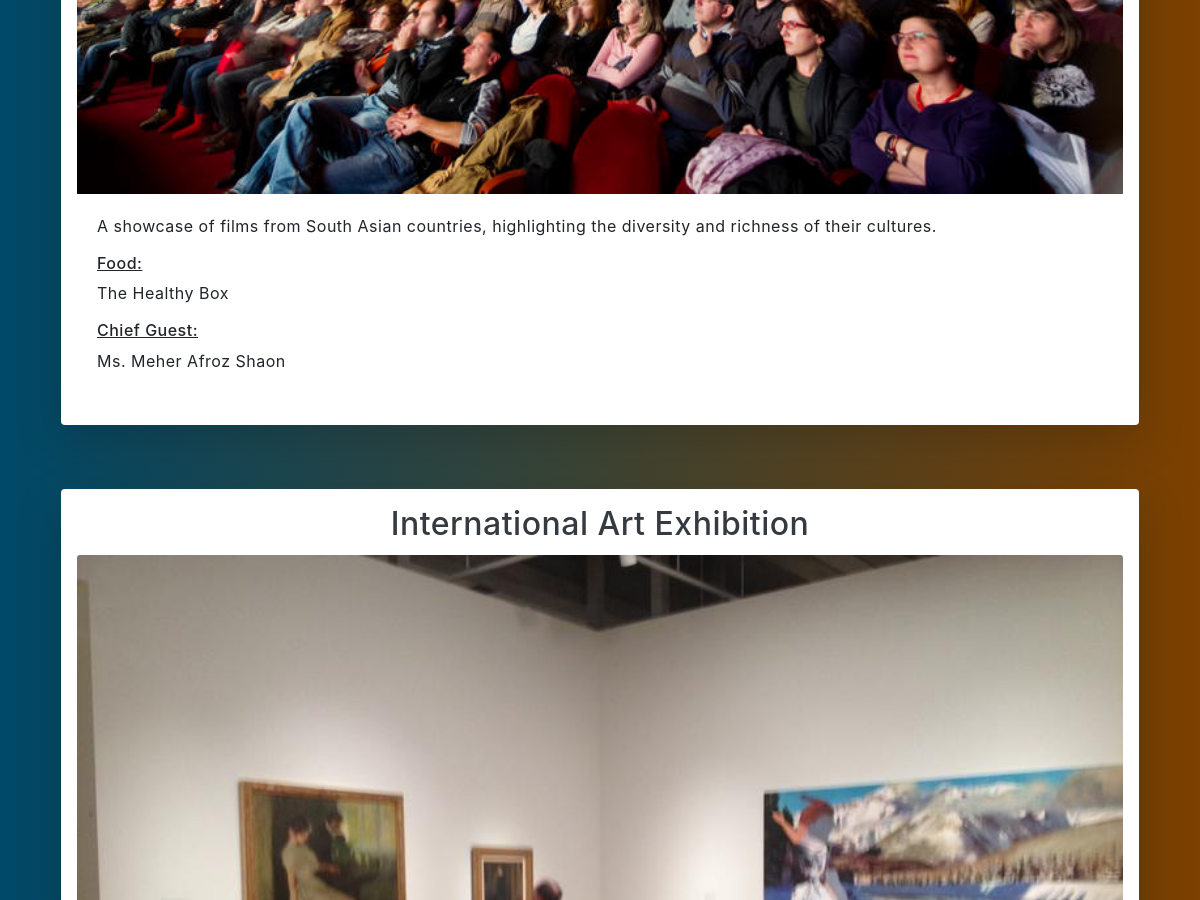
The app's page /culture (middle part), older data.
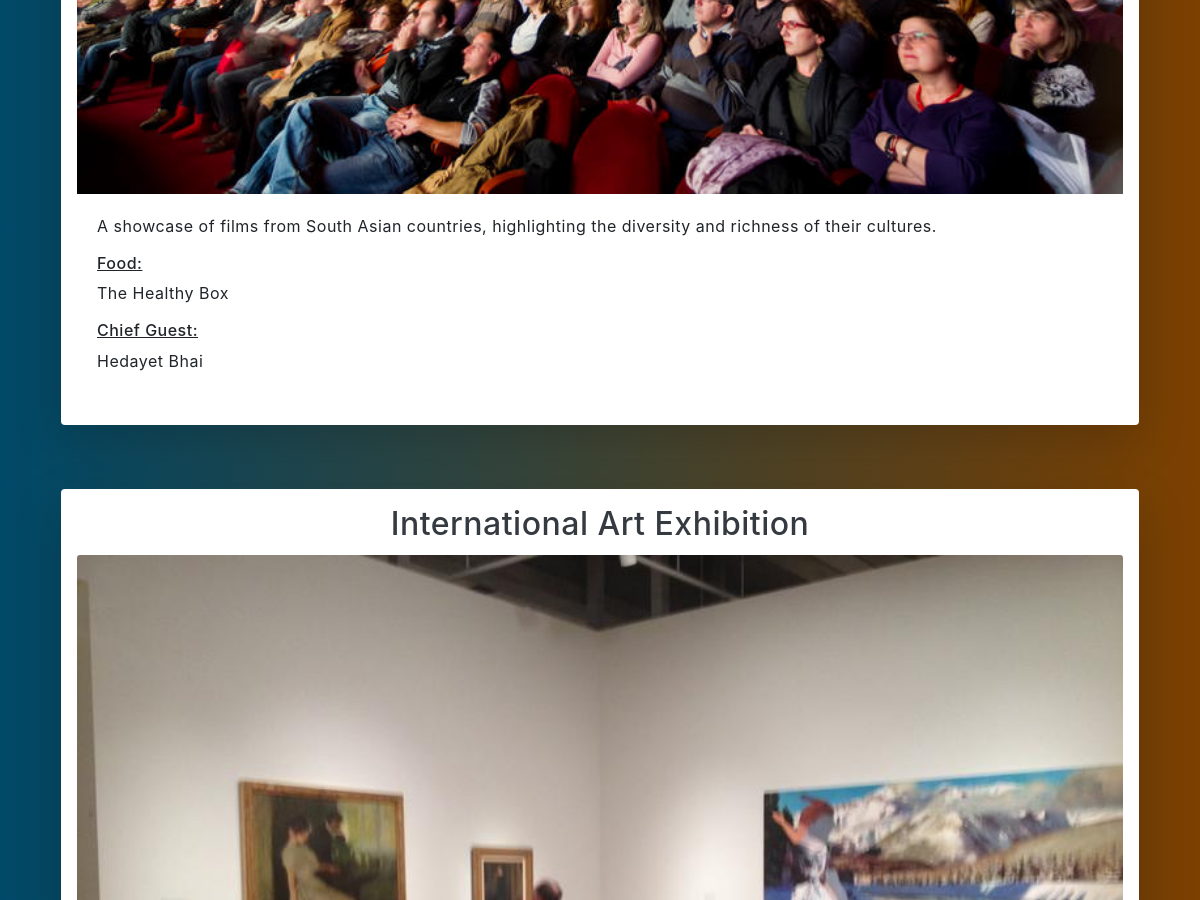
The same page, newer data.
### website/models.py (models this page shows, shortened)
class Culture(models.Model):
    event_type = models.CharField(max_length = 300)
    desc = models.TextField()
    image = models.ImageField(upload_to = 'culture_image')
    food = models.ForeignKey('website.Food', on_delete = models.CASCADE, default = "")
    chief_guest = models.CharField(max_length = 100)
    user = models.ForeignKey(User, on_delete = models.CASCADE, default = " ")

class Food(models.Model):
    package = models.CharField(max_length = 200)
    item1 = models.CharField(max_length = 50)
    item2 = models.CharField(max_length = 50)
    item3 = models.CharField(max_length = 50)
    item4 = models.CharField(max_length = 50)
    pack_price = models.IntegerField()
    def __str__(self):
        return self.package

### website/views.py (the view)
# urls.py: path("culture", views.culture, name = "culture"),
def culture(request):
    cul = Culture.objects.all()
    return render(request, 'culture.html', {'cu': cul})

### website/templates/culture.html (shortened to what this page needs)
{% extends 'base.html'%}
{% load static %}
{% block content%}
<body>
    <main>
        <div class='col-sm-12'>
            <section class="culture-dop">
                <div class="container ">
                    <div class="row">
                    {% for culture in cu %}
                    <div class="col-md-12 p-6">
                        <div class="card-group">
                            <div class="card p-3 m-3 shadow-lg p-3 mb-5 bg-white rounded">
                                <h2 class="card-title text-center text-dark">{{culture.event_type}}</h2>
                                <img src="{{culture.image.url}}"  class="card-img-top">
                            <div class="card-body">
                                <p>{{culture.desc}}</p>
                                <p><h6><u>Food:</u></h6>{{culture.food}}</p>
                                <p><h6><u>Chief Guest:</u></h6>{{culture.chief_guest}}</p>
                            </div>
                            </div>
                        </div>
                    </div>
                    {% endfor %}
                    </div>
                </div>
            </section>
        </div>
    </main>
</body>
{% endblock content%}

### website/templates/base.html (shortened to what this page needs)
<!doctype html>
<html lang="en" xmlns="http://www.w3.org/1999/html">
<head>
  <link rel="stylesheet" href="https://use.fontawesome.com/releases/v5.0.7/css/all.css">
  <link rel="stylesheet" href="https://cdn.jsdelivr.net/npm/bootstrap@4.6.0/dist/css/bootstrap.min.css"
>
  <link rel="stylesheet" href="https://cdnjs.cloudflare.com/ajax/libs/font-awesome/5.15.3/css/all.min.css"
 />
  <link rel="stylesheet" href="/static/evenstyle.css">
</head>
<body>
  {% block content %}
  {% endblock content %}
</body>
</html>

### website/static/evenstyle.css (style rules this page uses)
body { background: linear-gradient(0.25turn, #004968, #7c4000); }
.card { border: 0; -webkit-transition: all .3s ease; transition: all .3s ease; letter-spacing: .5px; border-radius: 8px; -webkit-box-shadow: 1px 5px 24px 0 rgba(68,102,242,.05); box-shadow: 1px 5px 24px 0 rgba(68,102,242,.05); }
.card .card-body { background-color: transparent; }

Row changes from the older to the newer data that the page shows:
changed Culture "The Healthy Box": chief_guest "Ms. Meher Afroz Shaon" → "Hedayet Bhai"
